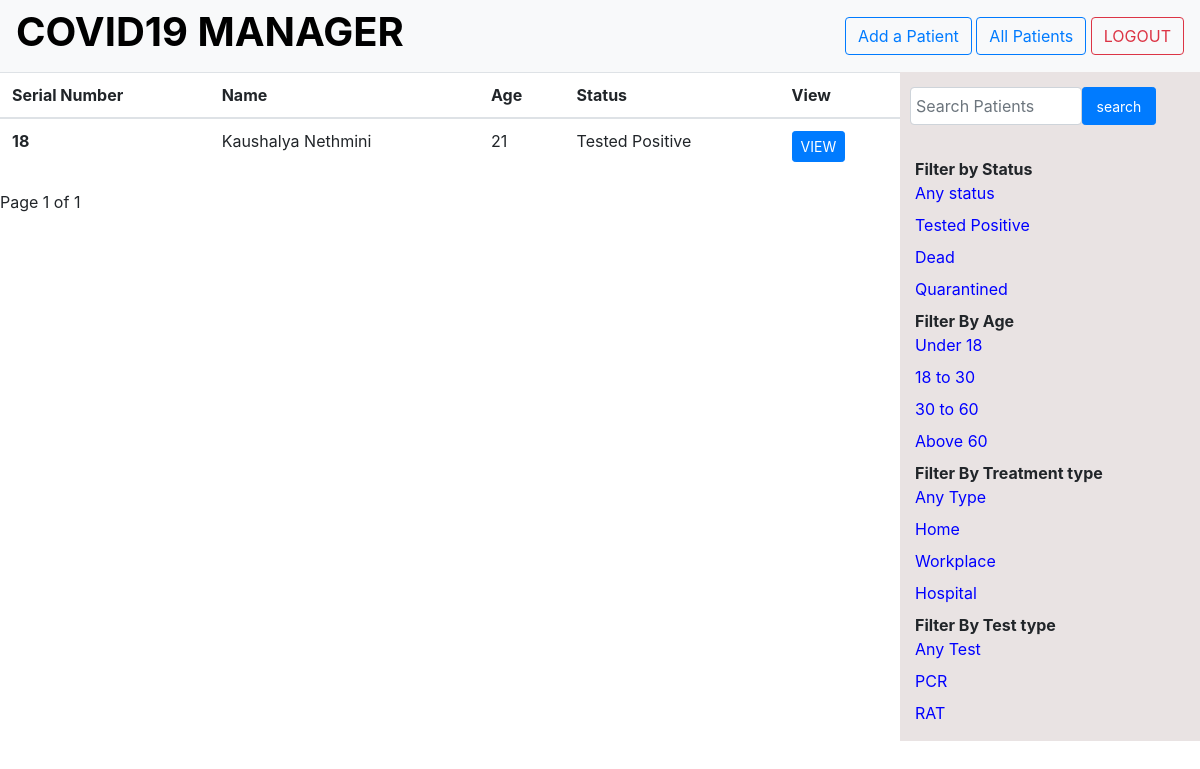
Page /all_patients/ (signed in) on the earlier database version.
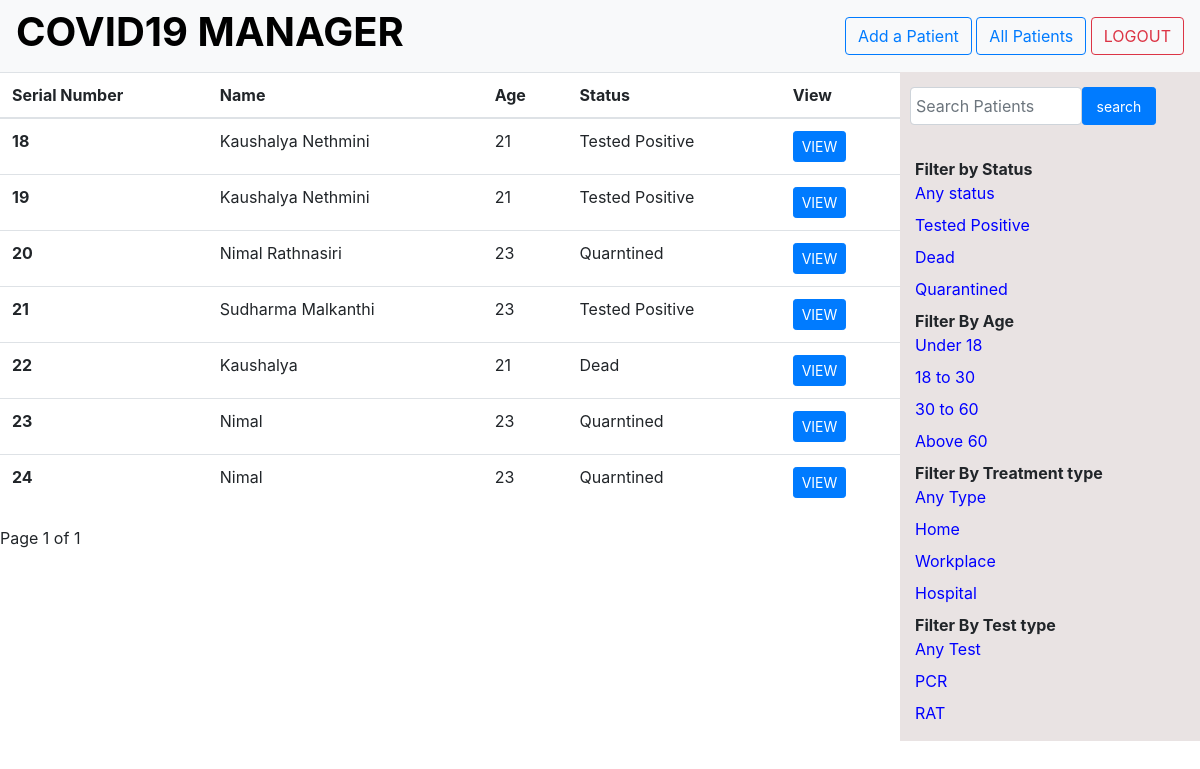
Same page on the later database version.
### manager/models.py (models this page shows, shortened)
class Patient(models.Model):
    name = models.CharField(max_length=100)
    age = models.IntegerField()
    address = models.TextField()
    family_info = models.TextField(blank=True)
    test_choices = [
        ('PCR','PCR'),
        ('Antigen','Antigen'),
    ]
    tests = models.CharField(choices=test_choices,max_length=50)
    test_date = models.DateField(verbose_name='Tested Date',
                                            default=timezone.now)
    treatments =[
        ('Home','Home'),
        ('Workplace','Workplace'),
        ('Hospital','Hospital')
    ]
    treatment = models.CharField(max_length=20,choices=treatments)
    treatment_place = models.CharField(max_length=100,blank=True)
    telephone = models.CharField(max_length=10)
    status = [
        ('Tested Positive', 'Positive'),
        ('Quarntined','Qurantined'),
        ('Dead','Dead')
    ]
    patient_status = models.CharField(max_length=25, choices=status)
    def get_absolute_url(self):
        return reverse('manager:view_patient',args=[self.id])

### manager/views.py (the view, shortened to what this page needs)
# urls.py: path('all_patients/',views.all_patients,name='all_patients'),
@login_required
def all_patients(request):
    query = request.GET
    patients = Patient.objects.filter(**query.dict())
    paginator = Paginator(patients,25)
    page_number = query.get('page')
    page_obj = paginator.get_page(page_number)
    return render(request,'manager/all_patients.html',{'patients': page_obj})

### templates/manager/all_patients.html (shortened to what this page needs)
{% extends 'base.html' %}
{% block css %}
{% load static %}
<link rel="stylesheet" href="{% static 'stylesheets/patients.css' %}"  type="text/css">
{% endblock %}
{% block content %}
<div class="body">
<div class="patient-body">
{% if patients %}
<table class="table">
    <thead>
      <tr>
        <th scope="col">Serial Number</th>
        <th scope="col">Name</th>
        <th scope="col">Age</th>
        <th scope="col">Status</th>
        <th scope="col">View</th>
      </tr>
    </thead>
    <tbody>
{% for patient in patients %}
<tr>
    <th scope="row">{{ patient.id }}</th>
    <td>{{ patient.name }}</td>
    <td>{{ patient.age }}</td>
    <td>{{ patient.patient_status }}</td>
    <td><a href="{{ patient.get_absolute_url }}">
        <button type="button" class="btn btn-sm btn-primary">
            VIEW
        </button>
    </a></td>
  </tr>
{% endfor %}
  </tbody>
  </table>
<div class="pagination">
    <span class='step-links'>
    <span class="current">
        Page {{ patients.number }} of {{ patients.paginator.num_pages }}
    </span>
</span>
</div>
{% endif %}
</div>
<div class='filter'>
  <form  action="" >
    <div class='form-row'>
    <input type="search" name="name__icontains"  class='form-control form-group col-md-7' placeholder="Search Patients">
    <input type="submit" value="search" class="btn-sm btn btn-primary form-group col-md-3">
      </div>
</form>
<dl>
  <dt>Filter by Status</li>
    <dd><a onclick="filter_any_status()">Any status</a></dd>
    <dd><a onclick='filter_positive()'>Tested Positive</a></dd>
    <dd><a onclick='filter_dead()'>Dead</a></dd>
    <dd><a onclick='filter_quarantined ()'>Quarantined</a></dd>
    <dt>Filter By Age</dt>
    <dd><a onclick="filter_age_any()">Under 18</a></dd>
    <dd><a onclick="filter_age_1()">18 to 30</a></dd>
    <dd><a onclick="filter_age_2()">30 to 60</a></dd>
    <dd><a onclick="filter_age_3()">Above 60</a></dd>
    <dt>Filter By Treatment type</dt>
    <dd ><a onclick="filter_treatment_any()">Any Type</a></dd>
    <dd ><a onclick="filter_treatment_1()">Home</a></dd>
    <dd><a onclick="filter_treatment_2()">Workplace</a></dd>
    <dd><a onclick="filter_treatment_3()">Hospital</a></dd>
    <dt>Filter By Test type</dt>
    <dd><a onclick="filter_test_any()">Any Test</a></dd>
    <dd><a onclick="filter_test_1()">PCR</a></dd>
    <dd><a onclick="filter_test_2()">RAT</a></dd>
</dl>
</div>
</div>
{% endblock %}

### templates/base.html (shortened to what this page needs)
{% load static %}
<head>
    <link rel="stylesheet"
    href="https://maxcdn.bootstrapcdn.com/bootstrap/4.0.0/css/bootstrap.min.css"
>
    <link rel="stylesheet" href="{% static 'stylesheets/base.css' %}">
    {% block css %}
    {% endblock %}
</head>
            <nav class="navbar navbar-light bg-light">
                <a href="{% url 'manager:welcome' %}" id='link'>
                <h1><b>COVID19 MANAGER</b></h1>
                </a>
                <div class='user-info'>
                    <a href="{% url 'manager:add_patient_view' %}">
                        <button type="button" class="btn btn-outline-primary">
                            Add a Patient
                        </button>
                    </a>
                    <a href="{% url 'manager:all_patients' %}">
                        <button type="button" class="btn btn-outline-primary">
                            All Patients
                        </button>
                    </a>
                    {% if user.is_authenticated %}
                        <a href="{% url 'logout' %}">
                        <button type="button" class="btn btn-outline-danger">
                            LOGOUT
                        </button>
                        </a>
                    {% else %}
                        <a href="{% url 'login' %}">
                        <button type="button" class="btn btn-outline-primary">
                            LOGIN
                        </button>
                        </a>
                    {% endif %}
                </div>
            </nav>
{% block content %}
{% endblock %}
</body>

### manager/static/stylesheets/base.css (style rules this page uses)
.navbar a { text-decoration: none; text-decoration-style: none; color: black; }

### manager/static/stylesheets/patients.css (style rules this page uses)
.body { display: grid; grid-template-rows: 100%; grid-template-columns: 75% 25%; }
.filter { padding-left: 15px; padding-top: 15px; background-color: rgb(233, 227, 227); }
.filter dd { cursor: copy; color: blue; }

Differences in the rows shown:
added Patient: id "19", name "Kaushalya Nethmini", age "21", patient_status "Tested Positive"
added Patient: id "20", name "Nimal Rathnasiri", age "23", patient_status "Quarntined"
added Patient: id "21", name "Sudharma Malkanthi", age "23", patient_status "Tested Positive"
added Patient: id "22", name "Kaushalya", age "21", patient_status "Dead"
added Patient: id "23", name "Nimal", age "23", patient_status "Quarntined"
added Patient: id "24", name "Nimal", age "23", patient_status "Quarntined"
